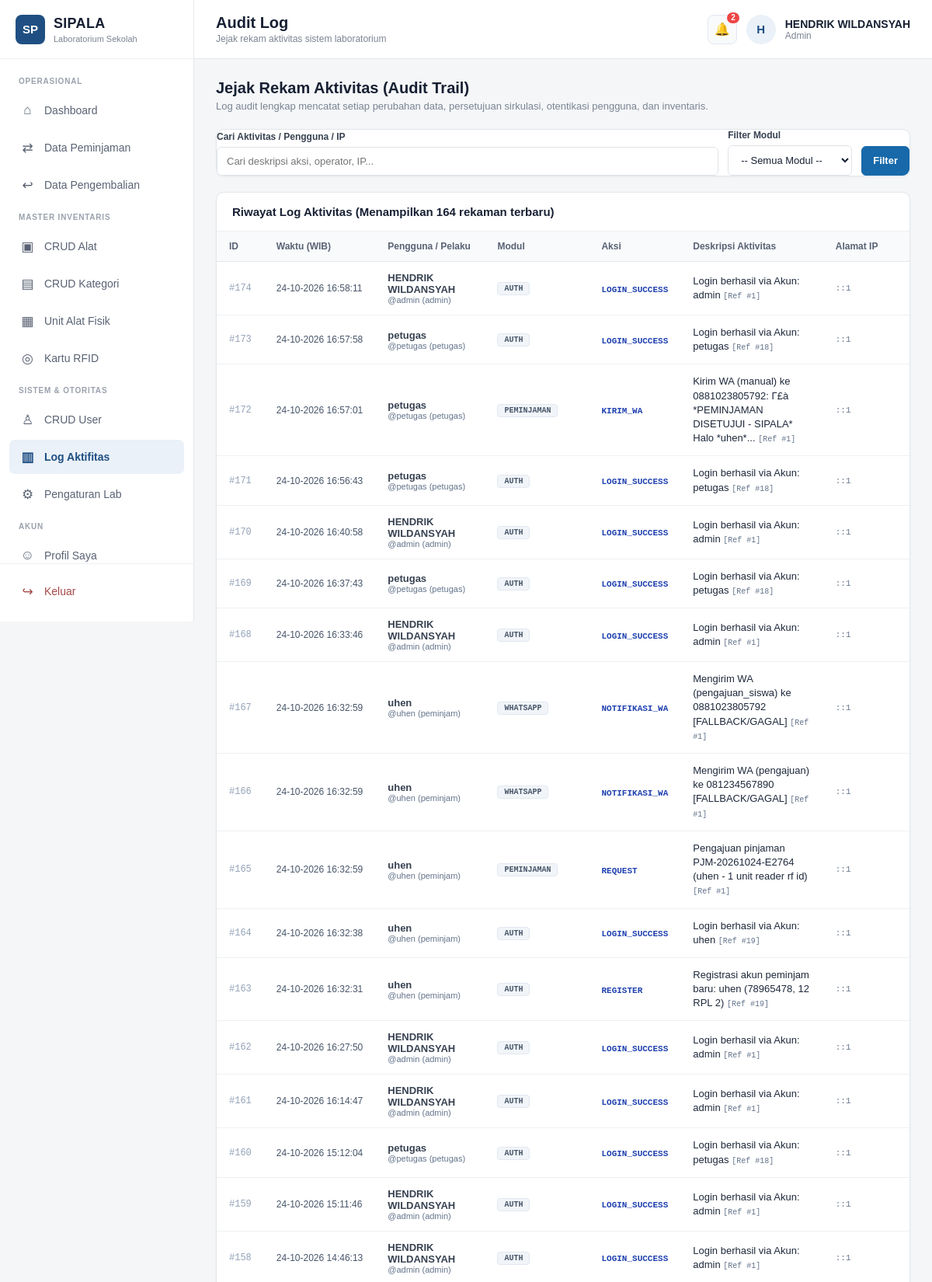
The app's page /admin/log/index.php (signed in, upper part) with its own data.
### tables this page shows
CREATE TABLE `log_aktivitas` (
  `id` bigint(20) unsigned NOT NULL AUTO_INCREMENT,
  `user_id` int(10) unsigned DEFAULT NULL,
  `aksi` varchar(50) NOT NULL DEFAULT 'UMUM',
  `modul` varchar(50) NOT NULL DEFAULT 'SYSTEM',
  `reference_id` int(10) unsigned DEFAULT NULL,
  `aktivitas` varchar(100) NOT NULL DEFAULT '',
  `deskripsi` text NOT NULL,
  `ip_address` varchar(45) DEFAULT NULL,
  `created_at` timestamp NOT NULL DEFAULT current_timestamp(),
  PRIMARY KEY (`id`),
  KEY `idx_log_user_created` (`user_id`,`created_at`),
  KEY `idx_log_aktivitas_created` (`aktivitas`,`created_at`),
  CONSTRAINT `fk_log_user` FOREIGN KEY (`user_id`) REFERENCES `users` (`id`) ON DELETE SET NULL ON UPDATE CASCADE
);

CREATE TABLE `users` (
  `id` int(10) unsigned NOT NULL AUTO_INCREMENT,
  `nama` varchar(100) NOT NULL,
  `nis` varchar(32) DEFAULT NULL,
  `username` varchar(50) NOT NULL,
  `password` varchar(255) NOT NULL,
  `role` enum('admin','petugas','peminjam') NOT NULL DEFAULT 'peminjam',
  `kelas` varchar(50) DEFAULT NULL,
  `rfid_uid` varchar(100) DEFAULT NULL,
  `no_hp` varchar(25) DEFAULT NULL,
  `alamat` text DEFAULT NULL,
  `foto` varchar(255) DEFAULT NULL,
  `status` enum('aktif','nonaktif') NOT NULL DEFAULT 'aktif',
  `created_at` timestamp NOT NULL DEFAULT current_timestamp(),
  `updated_at` timestamp NOT NULL DEFAULT current_timestamp() ON UPDATE current_timestamp(),
  PRIMARY KEY (`id`),
  UNIQUE KEY `uq_users_username` (`username`),
  UNIQUE KEY `uq_users_nis` (`nis`),
  UNIQUE KEY `uq_users_rfid` (`rfid_uid`),
  KEY `idx_users_role_status` (`role`,`status`),
  KEY `idx_users_nama` (`nama`)
);

### includes/functions.php (called while the page is built, shortened)
<?php
if (!function_exists('e')) {
    function e(mixed $v): string {
        return htmlspecialchars((string)($v ?? ''), ENT_QUOTES, 'UTF-8');
    }
}

### admin/log/index.php (the view, shortened to what this page needs)
<?php
require_once __DIR__ . '/../includes/admin.php';
$search = trim((string)($_GET['q'] ?? ''));
$sql = "
    SELECT l.*, u.nama AS nama_user, u.username, u.role AS role_user
    FROM log_aktivitas l
    LEFT JOIN users u ON u.id = l.user_id
    WHERE 1=1
";
$params = [];
$sql .= " ORDER BY l.id DESC LIMIT 200";
$stmt = $pdo->prepare($sql);
$stmt->execute($params);
$logs = $stmt->fetchAll();
?>
<div class="head">
    <div>
        <h2>Jejak Rekam Aktivitas (Audit Trail)</h2>
        <p>Log audit lengkap mencatat setiap perubahan data, persetujuan sirkulasi, otentikasi pengguna, dan inventaris.</p>
    </div>
</div>
<div class="panel" style="margin-bottom:20px;">
    <form method="GET" action="index.php" style="display:flex;gap:12px;flex-wrap:wrap;align-items:flex-end;">
        <div class="field" style="flex:1;min-width:220px;">
            <label>Cari Aktivitas / Pengguna / IP</label>
            <input type="text" name="q" placeholder="Cari deskripsi aksi, operator, IP..." value="<?= e($search) ?>">
        </div>
        <div class="field" style="min-width:160px;">
            <label>Filter Modul</label>
            <select name="modul">
                <option value="">-- Semua Modul --</option>
            </select>
        </div>
        <div style="display:flex;gap:6px;">
            <button type="submit" class="btn btn-primary" style="height:38px;">Filter</button>
        </div>
    </form>
</div>
<div class="panel">
    <div class="panel-title">Riwayat Log Aktivitas (Menampilkan <?= count($logs) ?> rekaman terbaru)</div>
    <div class="table-wrap">
        <table>
            <thead>
                <tr>
                    <th style="width:50px;">ID</th>
                    <th>Waktu (WIB)</th>
                    <th>Pengguna / Pelaku</th>
                    <th>Modul</th>
                    <th>Aksi</th>
                    <th>Deskripsi Aktivitas</th>
                    <th>Alamat IP</th>
                </tr>
            </thead>
            <tbody>
                <?php if (!$logs): ?>
                    <tr>
                        <td colspan="7"><div class="empty">Belum ada rekaman audit log yang sesuai.</div></td>
                    </tr>
                <?php else: ?>
                    <?php foreach ($logs as $l): ?>
                        <tr>
                            <td style="font-family:monospace;font-size:12px;color:#94a3b8;">#<?= $l['id'] ?></td>
                            <td style="font-size:12px;white-space:nowrap;color:#475569;">
                                <?= e(date('d-m-Y H:i:s', strtotime($l['created_at']))) ?>
                            </td>
                            <td>
                                <?php if (!empty($l['nama_user'])): ?>
                                    <strong><?= e($l['nama_user']) ?></strong>
                                    <span style="display:block;font-size:11px;color:#64748b;">@<?= e($l['username']) ?> (<?= e($l['role_user']) ?>)</span>
                                <?php else: ?>
                                    <span style="color:#94a3b8;font-style:italic;">Sistem / Tamu</span>
                                <?php endif; ?>
                            </td>
                            <td>
                                <span style="display:inline-block;padding:2px 8px;border-radius:4px;font-size:10px;font-weight:700;background:#f1f5f9;color:#475569;border:1px solid #e2e8f0;font-family:monospace;">
                                    <?= e($l['modul'] ?: 'SYSTEM') ?>
                                </span>
                            </td>
                            <td>
                                <span style="font-weight:700;font-size:11px;color:#1e40af;font-family:monospace;">
                                    <?= e($l['aksi'] ?: ($l['aktivitas'] ?? 'INFO')) ?>
                                </span>
                            </td>
                            <td style="font-size:13px;line-height:1.4;color:#1e293b;">
                                <?= e($l['deskripsi']) ?>
                                <?php if (!empty($l['reference_id'])): ?>
                                    <span style="font-size:10px;color:#64748b;font-family:monospace;">[Ref #<?= (int)$l['reference_id'] ?>]</span>
                                <?php endif; ?>
                            </td>
                            <td style="font-family:monospace;font-size:11px;color:#64748b;">
                                <?= e($l['ip_address'] ?: '127.0.0.1') ?>
                            </td>
                        </tr>
                    <?php endforeach; ?>
                <?php endif; ?>
            </tbody>
        </table>
    </div>
</div>

### admin/includes/admin.php (style rules this page uses)
* { box-sizing: border-box; margin: 0; padding: 0; }
body { font-family: Arial, Helvetica, sans-serif; background: #f4f6f8; color: #1f2937; overflow-x: hidden; }
.head { display: flex; align-items: center; justify-content: space-between; margin-bottom: 22px; gap: 16px; flex-wrap: wrap; }
.head h2 { margin: 0; font-size: 20px; color: #172033; font-weight: 700; }
.head p { margin: 4px 0 0; font-size: 13px; color: #7b8492; }
.panel { background: #ffffff; border-radius: 10px; border: 1px solid #e3e7eb; box-shadow: 0 1px 3px rgba(0,0,0,0.04); overflow: hidden; margin-bottom: 22px; }
.panel-title { padding: 16px 20px; font-size: 15px; font-weight: 600; color: #172033; border-bottom: 1px solid #edf0f2; display: flex; align-items: center; justify-content: space-between; flex-wrap: wrap; gap: 10px; }
.table-wrap { overflow-x: auto; -webkit-overflow-scrolling: touch; width: 100%; }
table { width: 100%; min-width: 600px; border-collapse: collapse; font-size: 13px; text-align: left; }
th { background: #f8fafc; color: #596273; font-weight: 600; padding: 12px 16px; border-bottom: 1px solid #e5e7eb; font-size: 12px; white-space: nowrap; }
td { padding: 13px 16px; border-bottom: 1px solid #edf0f2; color: #374151; vertical-align: middle; }
.btn { display: inline-flex; align-items: center; justify-content: center; gap: 6px; padding: 8px 14px; border-radius: 6px; font-size: 13px; font-weight: 600; cursor: pointer; border: 1px solid #dfe3e8; background: #ffffff; color: #475569; transition: all 0.15s ease; text-decoration: none; line-height: 1.3; min-height: 38px; }
.btn-primary { background: #1769AA; color: #ffffff; border-color: #1769AA; }
.field { display: flex; flex-direction: column; gap: 6px; }
.field label { font-size: 12px; font-weight: 600; color: #374151; }
.field input, .field select, .field textarea { padding: 10px 12px; border: 1px solid #dfe3e8; border-radius: 6px; font-size: 13px; color: #172033; outline: none; background: #ffffff; font-family: inherit; }

### records on screen
log_aktivitas: id "174", created_at "24-10-2026 16:58:11", user.nama "HENDRIK WILDANSYAH", user.username "admin", user.role "admin", modul "AUTH", aksi "LOGIN_SUCCESS", deskripsi "Login berhasil via Akun: admin", reference "1", ip_address "::1"
log_aktivitas: id "173", created_at "24-10-2026 16:57:58", user.nama "petugas", user.username "petugas", user.role "petugas", modul "AUTH", aksi "LOGIN_SUCCESS", deskripsi "Login berhasil via Akun: petugas", reference "18", ip_address "::1"
log_aktivitas: id "172", created_at "24-10-2026 16:57:01", user.nama "petugas", user.username "petugas", user.role "petugas", modul "PEMINJAMAN", aksi "KIRIM_WA", deskripsi "Kirim WA (manual) ke 0881023805792: Γ£à *PEMINJAMAN DISETUJUI - SIPALA* Halo *uhen*...", reference "1", ip_address "::1"
log_aktivitas: id "171", created_at "24-10-2026 16:56:43", user.nama "petugas", user.username "petugas", user.role "petugas", modul "AUTH", aksi "LOGIN_SUCCESS", deskripsi "Login berhasil via Akun: petugas", reference "18", ip_address "::1"
log_aktivitas: id "170", created_at "24-10-2026 16:40:58", user.nama "HENDRIK WILDANSYAH", user.username "admin", user.role "admin", modul "AUTH", aksi "LOGIN_SUCCESS", deskripsi "Login berhasil via Akun: admin", reference "1", ip_address "::1"
log_aktivitas: id "169", created_at "24-10-2026 16:37:43", user.nama "petugas", user.username "petugas", user.role "petugas", modul "AUTH", aksi "LOGIN_SUCCESS", deskripsi "Login berhasil via Akun: petugas", reference "18", ip_address "::1"
log_aktivitas: id "168", created_at "24-10-2026 16:33:46", user.nama "HENDRIK WILDANSYAH", user.username "admin", user.role "admin", modul "AUTH", aksi "LOGIN_SUCCESS", deskripsi "Login berhasil via Akun: admin", reference "1", ip_address "::1"
log_aktivitas: id "167", created_at "24-10-2026 16:32:59", user.nama "uhen", user.username "uhen", user.role "peminjam", modul "WHATSAPP", aksi "NOTIFIKASI_WA", deskripsi "Mengirim WA (pengajuan_siswa) ke 0881023805792 [FALLBACK/GAGAL]", reference "1", ip_address "::1"
log_aktivitas: id "166", created_at "24-10-2026 16:32:59", user.nama "uhen", user.username "uhen", user.role "peminjam", modul "WHATSAPP", aksi "NOTIFIKASI_WA", deskripsi "Mengirim WA (pengajuan) ke 081234567890 [FALLBACK/GAGAL]", reference "1", ip_address "::1"
log_aktivitas: id "165", created_at "24-10-2026 16:32:59", user.nama "uhen", user.username "uhen", user.role "peminjam", modul "PEMINJAMAN", aksi "REQUEST", deskripsi "Pengajuan pinjaman PJM-20261024-E2764 (uhen - 1 unit reader rf id)", reference "1", ip_address "::1"
log_aktivitas: id "164", created_at "24-10-2026 16:32:38", user.nama "uhen", user.username "uhen", user.role "peminjam", modul "AUTH", aksi "LOGIN_SUCCESS", deskripsi "Login berhasil via Akun: uhen", reference "19", ip_address "::1"
log_aktivitas: id "163", created_at "24-10-2026 16:32:31", user.nama "uhen", user.username "uhen", user.role "peminjam", modul "AUTH", aksi "REGISTER", deskripsi "Registrasi akun peminjam baru: uhen (78965478, 12 RPL 2)", reference "19", ip_address "::1"
log_aktivitas: id "162", created_at "24-10-2026 16:27:50", user.nama "HENDRIK WILDANSYAH", user.username "admin", user.role "admin", modul "AUTH", aksi "LOGIN_SUCCESS", deskripsi "Login berhasil via Akun: admin", reference "1", ip_address "::1"
log_aktivitas: id "161", created_at "24-10-2026 16:14:47", user.nama "HENDRIK WILDANSYAH", user.username "admin", user.role "admin", modul "AUTH", aksi "LOGIN_SUCCESS", deskripsi "Login berhasil via Akun: admin", reference "1", ip_address "::1"
log_aktivitas: id "160", created_at "24-10-2026 15:12:04", user.nama "petugas", user.username "petugas", user.role "petugas", modul "AUTH", aksi "LOGIN_SUCCESS", deskripsi "Login berhasil via Akun: petugas", reference "18", ip_address "::1"
log_aktivitas: id "159", created_at "24-10-2026 15:11:46", user.nama "HENDRIK WILDANSYAH", user.username "admin", user.role "admin", modul "AUTH", aksi "LOGIN_SUCCESS", deskripsi "Login berhasil via Akun: admin", reference "1", ip_address "::1"
log_aktivitas: id "158", created_at "24-10-2026 14:46:13", user.nama "HENDRIK WILDANSYAH", user.username "admin", user.role "admin", modul "AUTH", aksi "LOGIN_SUCCESS", deskripsi "Login berhasil via Akun: admin", reference "1", ip_address "::1"

### other values on screen
$title "Audit Log"
$subtitle "Jejak rekam aktivitas sistem laboratorium"
$unreadNotif "2"
$initial "H"
$name "HENDRIK WILDANSYAH"
$role "Admin"
count($logs) "164"
